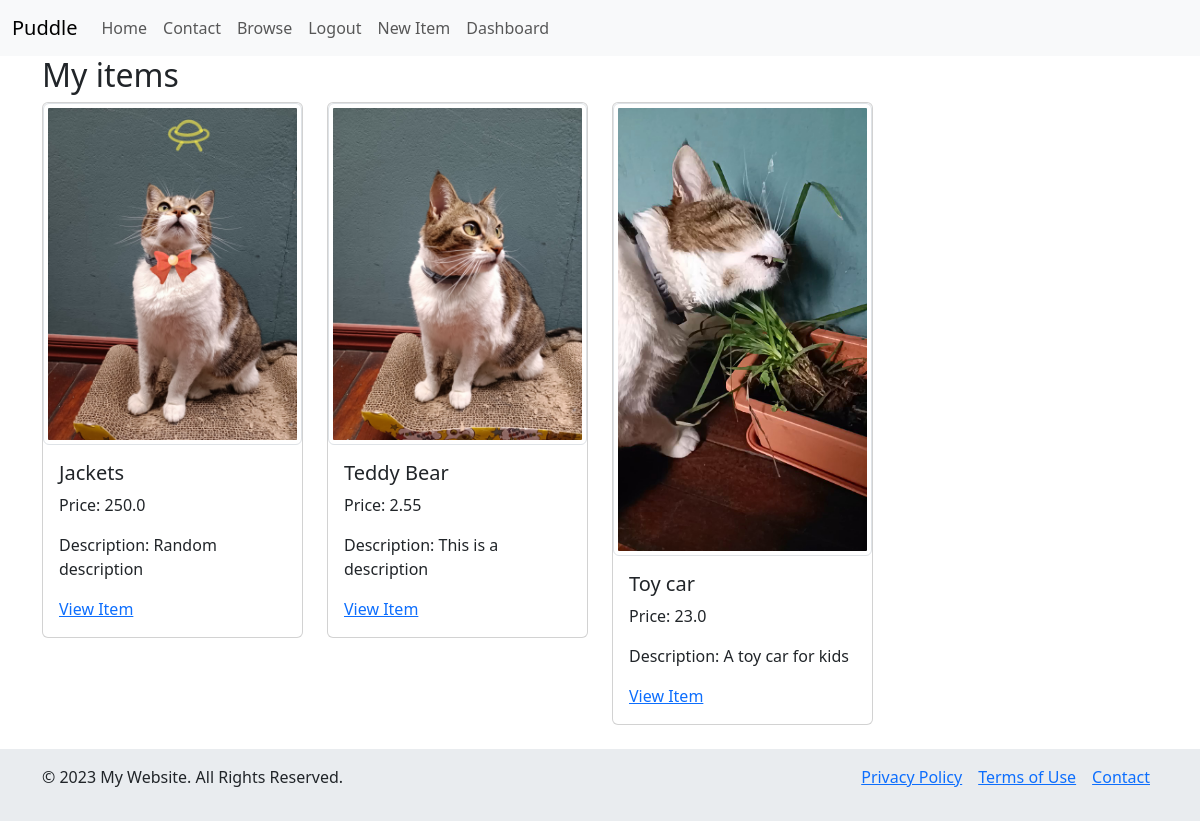
The page /dashboard/ (signed in) on the database its author committed.
### items/models.py (models this page shows, shortened)
class Item(models.Model):
    name = models.CharField(max_length=255)
    description = models.TextField(blank=True, null=True)
    category = models.ForeignKey(Category, related_name="items", on_delete=models.CASCADE)
    price = models.FloatField()
    image = models.ImageField(upload_to='item_images/', blank=True, null=True)
    created_at = models.DateTimeField(auto_now_add=True)
    created_by = models.ForeignKey(User, related_name="items", on_delete=models.CASCADE)
    is_sold = models.BooleanField(default=False)
    class Meta:
        verbose_name = ("Item")
        verbose_name_plural = ("Items")
        ordering = ['name']

### dashboard/views.py (the view)
# urls.py: path('', views.index, name='index'),
@login_required
def index(request):
    items = Item.objects.filter(created_by=request.user)
    return render(request, 'dashboard/index.html', {'items': items})

### dashboard/templates/dashboard/index.html (shortened to what this page needs)
{% extends "core/base.html"%}
{% block content %}
    <div class="container">
      <h2>My items</h2>
  <div class="row">
      {%for item in items%}
    <div class="col-md-3">
      <div class="card mb-4">
        <img src="{{item.image.url}}" class="img-thumbnail" alt="...">
        <div class="card-body">
          <h5 class="card-title">
              {{item.name}}
          </h5>
          <p class="card-text">Price: {{item.price}}</p>
             <p class="card-text">Description: {{item.description}}</p>
            <a href="{% url 'items:detail' item.id %}">View Item</a>
        </div>
      </div>
    </div>
{%endfor%}
  </div>
    </div>
{%endblock%}

### rows shown on the page
Item: image (picture), name "Jackets", price "250.0", description "Random description"
Item: image (picture), name "Teddy Bear", price "2.55", description "This is a description"
Item: image (picture), name "Toy car", price "23.0", description "A toy car for kids"
